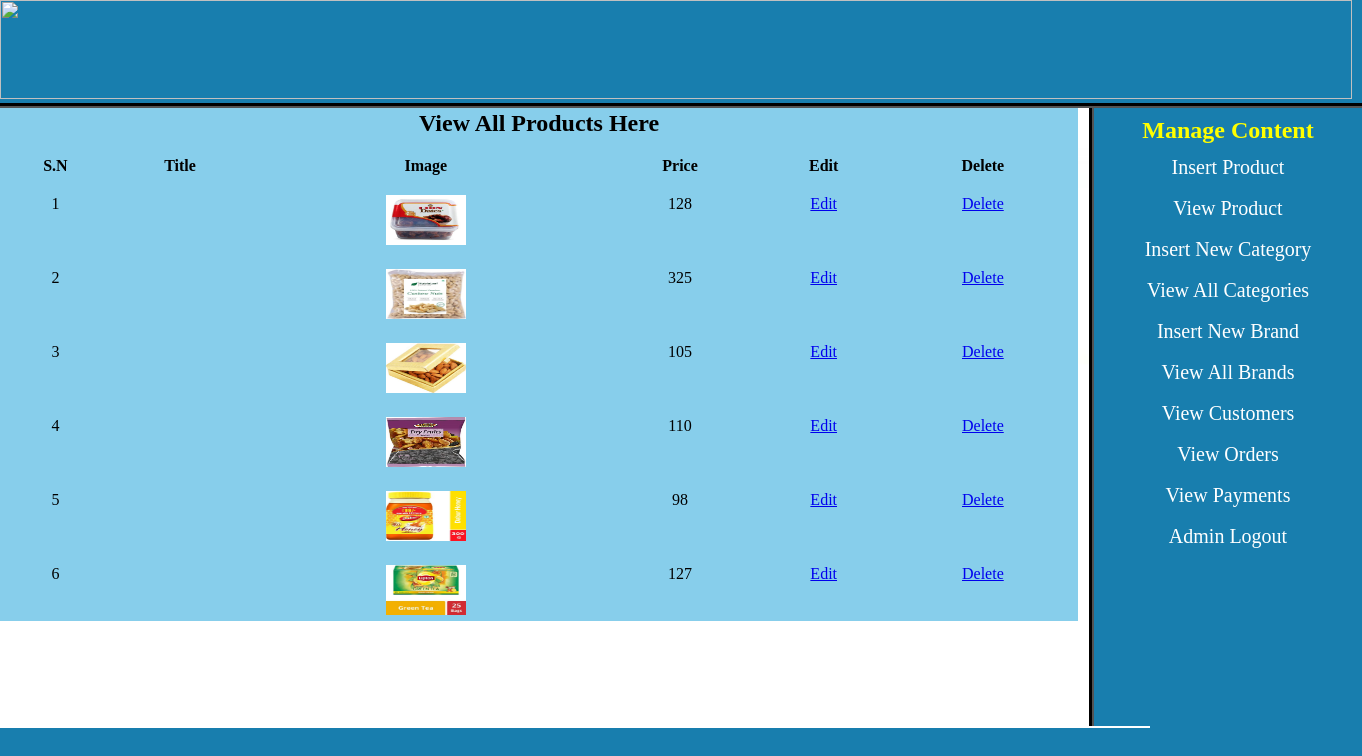
Page /admin_area/index.php?view_products (signed in) on the committed database.
### tables this page shows
CREATE TABLE `products` (
  `product_cat` int(100) NOT NULL,
  `product_brand` int(100) NOT NULL,
  `product_name` varchar(255) NOT NULL,
  `product_price` int(100) NOT NULL,
  `product_desc` text NOT NULL,
  `product_image` text NOT NULL,
  `product_keywords` text NOT NULL,
  `product_id` int(100) NOT NULL
);

### admin_area/view_products.php (the view)
<?php
if(!isset($_SESSION['user_email']))
{
echo "<script> window.open('login.php?not_admin=You are not a admin !','_self') </script>";
}
else
{
?>
   <table width="1078"  align="center"  bgcolor="skyblue">
<tr align="center">
	<td colspan="6"> <h2>View All Products Here</h2></td>
</tr>
<tr align="center" bgcolor="skyblue">
	    <th><br>S.N</th>
	    <th><br>Title</th>
	     <th><br>Image</th>
	      <th><br>Price</th>
	       <th><br>Edit</th>
	        <th><br>Delete</th>
</tr>
  <?php
include("includes/db.php");
$get_pro="select * from products";
$run_pro=mysqli_query($con,$get_pro);
$i=0;
while($row_pro=mysqli_fetch_array($run_pro))
{
  $pro_id=$row_pro['product_id'];
  $pro_title=$row_pro['product_title'];
  $pro_image=$row_pro['product_image'];
  $pro_price=$row_pro['product_price'];
  $i++;
?>
<tr align="center">
    <td><br><?php echo $i;  ?></td>
	<td><br><?php echo $pro_title;  ?></td>
	<td><br> <img src="product_images/<?php echo $pro_image; ?>" width="80" height="50" /> </td>
	<td><br><?php echo $pro_price;  ?></td>
	<td><br><a href="index.php?edit_pro=<?php echo $pro_id; ?>">Edit</a></td>
	<td><br><a href="delete_pro.php?delete_pro=<?php echo $pro_id; ?> ">Delete</a></td>
</tr>
<?php } ?>
   </table>
<?php }  ?>

### admin_area/styles/style.css (style rules this page uses)
html, body, div, span, applet, object, iframe, h1, h2, h3, h4, h5, h6, p, blockquote, pre, a, abbr, acronym, address, big, cite, code, del, dfn, em, img, ins, kbd, q, s, samp, small, strike, strong, sub, sup, tt, var, b, u, i, center, dl, dt, dd, ol, ul, li, fieldset, form, label, legend, table, caption, tbody, tfoot, thead, tr, th, td, article, aside, canvas, details, embed, figure, figcaption, footer, header, hgroup, menu, nav, output, ruby, section, summary, time, mark, audio, video { margin: 0; padding: 0; border: 0; vertical-align: baseline; }
body { background:#187eae; }

### rows in the picture
products: product_image (picture), product_price "128"
products: product_image (picture), product_price "325"
products: product_image (picture), product_price "105"
products: product_image (picture), product_price "110"
products: product_image (picture), product_price "98"
products: product_image (picture), product_price "127"
